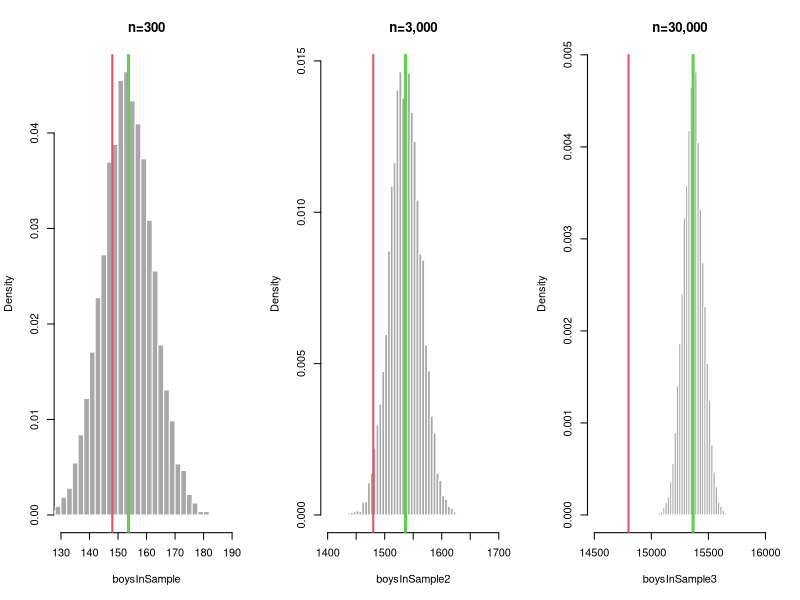

R code for this plot:
b2g <- 1.05 # B/G
# Since B/G=1.05, B=1.05G, so Pr(boy)=B/(B+G)
pboy <- 1.05/(1+1.05)
n <- 300
nsim <- 1
set.seed(100091)
boysInSample <- rbinom(nsim, n, pboy)
cat("Prob. boy:", pboy, ". Simulated number of boys in a sample of 300 is:", mean(boysInSample),"\n")


pdf("images/chapter_4/CLTboygirl.pdf", width=10, height=4)
par(mfrow=c(1, 3))

n <- 300
nsim <- 10000
set.seed(100091)
boysInSample <- rbinom(nsim, n, pboy)
hist(boysInSample, breaks=30, border="white", col="grey66", xlim=c(130,190), freq=FALSE, main="n=300")
abline(v=pboy*n, col=3, lwd=3)
abline(v=148, col=2, lwd=2)

# sample size is 10 times larger:
boysInSample2 <- rbinom(nsim, 10*n, pboy)
hist(boysInSample2, breaks=30, border="white", col="grey66", xlim=c(1400,1700), freq=FALSE, main="n=3,000")
abline(v=pboy*10*n, col=3, lwd=3)
abline(v=1480, col=2, lwd=2)

# sample size is 100 times larger than the original example:
boysInSample3 <- rbinom(nsim, 100*n, pboy)
hist(boysInSample3, breaks=30, border="white", col="grey66", xlim=c(14500,16000), freq=FALSE, main="n=30,000")
abline(v=pboy*100*n, col=3, lwd=3)
abline(v=14800, col=2, lwd=2)

par(mfrow=c(1,1))
dev.off()
